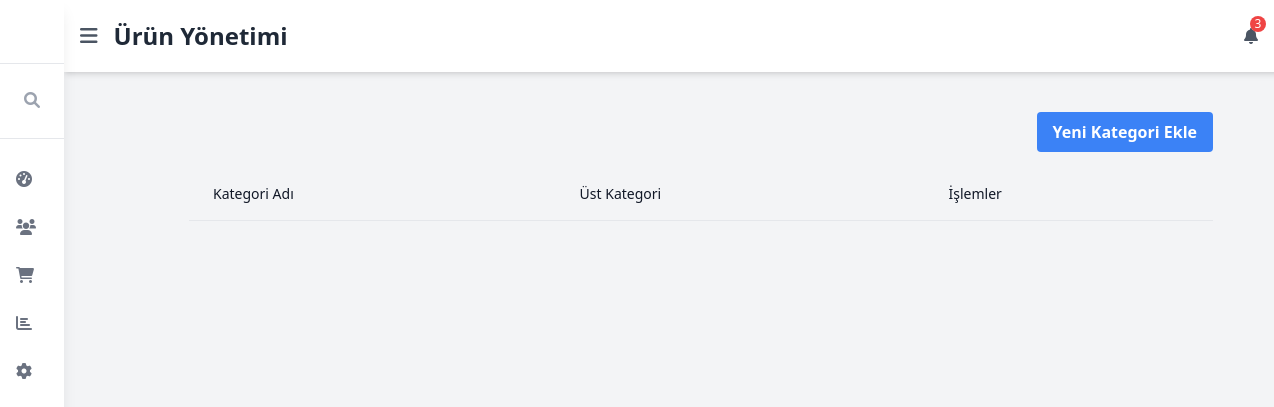
The page /product/kategori/ on the database as committed earlier.
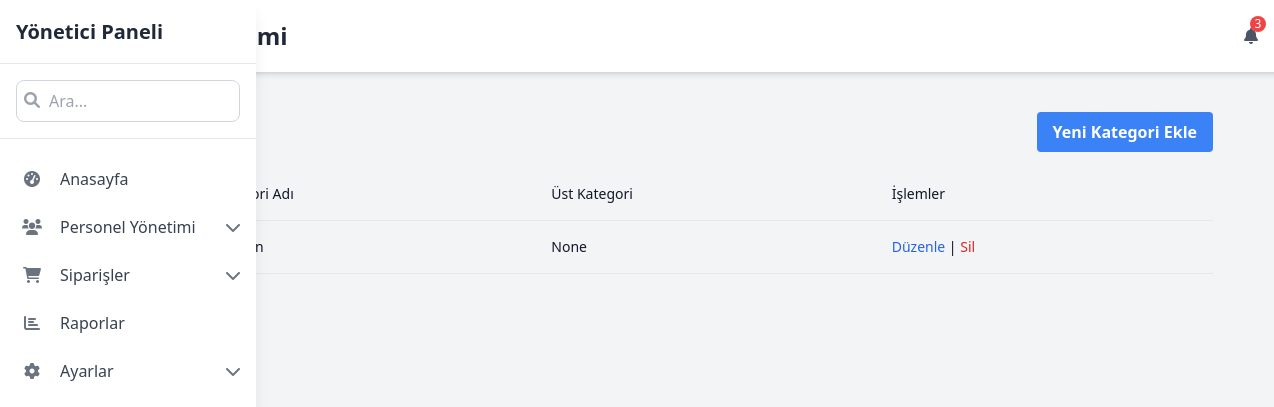
The same page on the database as committed later.
### product/models.py (models this page shows, shortened)
class Category(models.Model):
    name = models.CharField(max_length=255, unique=True)  # Kategori adı (benzersiz)
    parent = models.ForeignKey('self', on_delete=models.SET_NULL, null=True, blank=True, related_name='children')  # Üst kategori (hiyerarşik yapı için)
    class Meta:
        verbose_name_plural = "Kategoriler"  # Türkçe çoğul isim

### product/views.py (the view)
# urls.py: path('kategori/', views.CategoryListView.as_view(), name='category_list'),
class CategoryListView(ListView):
    model = Category
    template_name = 'product/category/category_list.html'  # Düzeltildi
    context_object_name = 'categories'

### product/templates/product/category/category_list.html
{% extends "product/base_product.html" %}
{% block product_content %}
<div class="flex flex-col">
  <div class="overflow-x-auto sm:-mx-6 lg:-mx-8">
    <div class="py-2 inline-block min-w-full sm:px-6 lg:px-8">
      <div class="overflow-hidden">
        <div class="mb-4 flex justify-end">
          <a href="{% url 'product:category_create' %}" class="bg-blue-500 hover:bg-blue-700 text-white font-bold py-2 px-4 rounded">
            Yeni Kategori Ekle
          </a>
        </div>
        <table class="min-w-full">
          <thead class="border-b">
            <tr>
              <th scope="col" class="text-sm font-medium text-gray-900 px-6 py-4 text-left">
                Kategori Adı
              </th>
              <th scope="col" class="text-sm font-medium text-gray-900 px-6 py-4 text-left">
                Üst Kategori
              </th>
              <th scope="col" class="text-sm font-medium text-gray-900 px-6 py-4 text-left">
                İşlemler
              </th>
            </tr>
          </thead>
          <tbody>
            {% for category in categories %}
            <tr class="border-b">
              <td class="px-6 py-4 whitespace-nowrap text-sm font-medium text-gray-900">{{ category.name }}</td>
              <td class="text-sm text-gray-900 font-light px-6 py-4 whitespace-nowrap">
                {{ category.parent }}
              </td>
              <td class="text-sm text-gray-900 font-light px-6 py-4 whitespace-nowrap">
                <a href="{% url 'product:category_update' category.id %}" class="text-blue-600 hover:text-blue-900">Düzenle</a> |
                <a href="{% url 'product:category_delete' category.id %}" class="text-red-600 hover:text-red-900">Sil</a>
              </td>
            </tr>
            {% endfor %}
          </tbody>
        </table>
      </div>
    </div>
  </div>
</div>
{% endblock %}

Rows that differ between the two databases and show on the page:
added Category: name "Rulman", parent "None"
